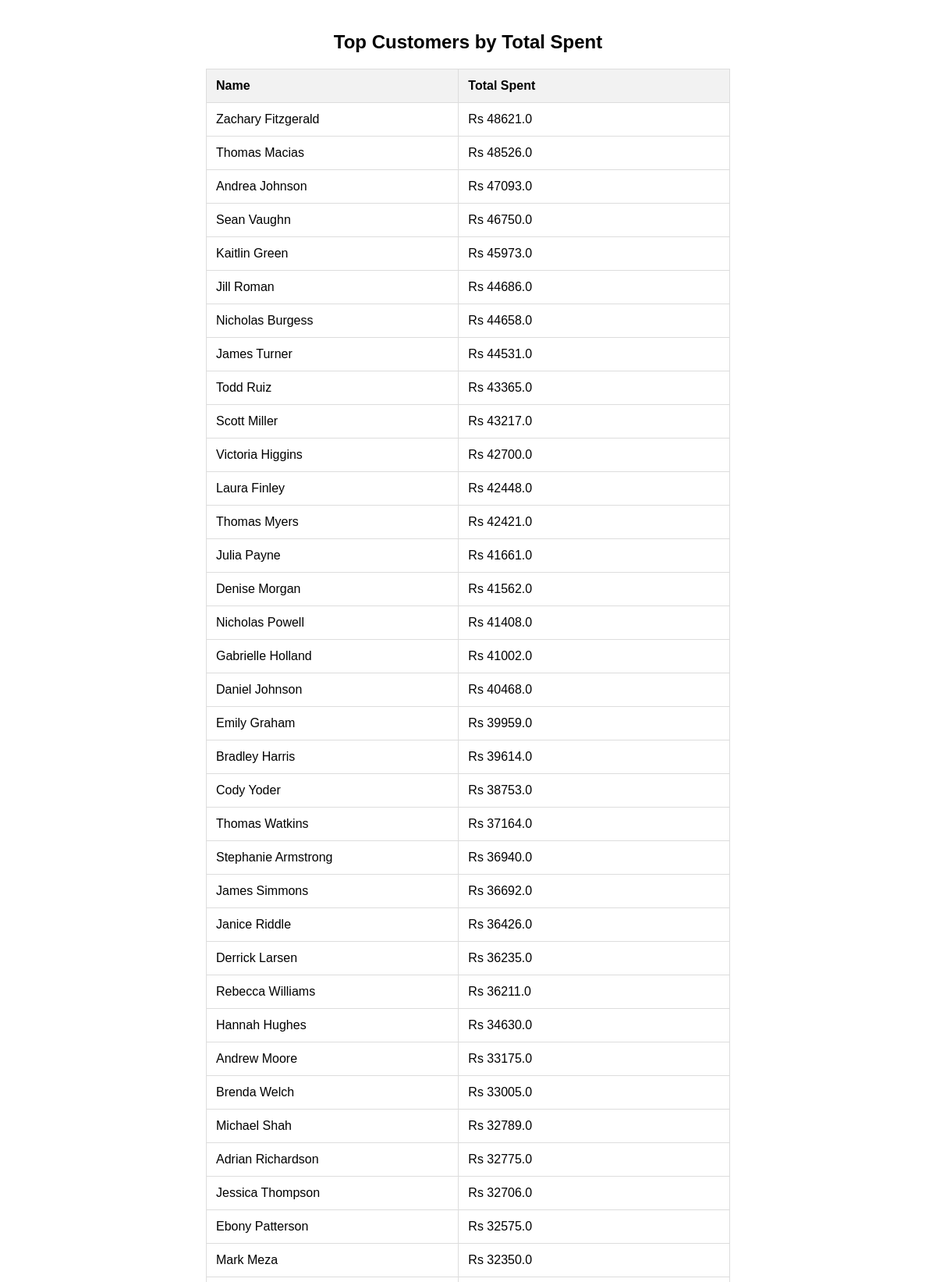
The page /customers/insights/ (signed in, upper part) on the database its author committed.
### library/models.py (models this page shows, shortened)
class Customer(models.Model):
    name = models.CharField(max_length=100)
    email = models.EmailField()
    total_spent = models.FloatField()
    loyalty_points = models.IntegerField(null=True, blank=True)

### library/views.py (the view)
# urls.py: path('', views.top_customers, name='customer_insights'),
@login_required
def customer_insights(request):
    customers = (
        Customer.objects
        .annotate(total=Coalesce('total_spent', Value(0.0), output_field=FloatField()))
        .order_by('-total')
    )
    return render(request, 'library/customer_insights.html', {'customers': customers})

### library/templates/library/customer_insights.html (shortened to what this page needs)
<!DOCTYPE html>
<html>
<head>
</head>
<body>
    <h2>Top Customers by Total Spent</h2>
    <table>
        <tr>
            <th>Name</th>
            <th>Total Spent</th>
        </tr>
        {% for customer in customers %}
        <tr>
            <td>{{ customer.name }}</td>
            <td>Rs {{ customer.total_spent }}</td>
        </tr>
        {% endfor %}
    </table>
</body>
</html>

### library/templates/library/customer_insights.html (style rules this page uses)
body { font-family: Arial, sans-serif; margin: 40px; }
table { width: 60%; border-collapse: collapse; margin: 0 auto; }
th, td { border: 1px solid #ddd; padding: 12px; text-align: left; }
th { background-color: #f2f2f2; }
h2 { text-align: center; }

### rows shown on the page
Customer: name "Zachary Fitzgerald", total_spent "48621.0"
Customer: name "Thomas Macias", total_spent "48526.0"
Customer: name "Andrea Johnson", total_spent "47093.0"
Customer: name "Sean Vaughn", total_spent "46750.0"
Customer: name "Kaitlin Green", total_spent "45973.0"
Customer: name "Jill Roman", total_spent "44686.0"
Customer: name "Nicholas Burgess", total_spent "44658.0"
Customer: name "James Turner", total_spent "44531.0"
Customer: name "Todd Ruiz", total_spent "43365.0"
Customer: name "Scott Miller", total_spent "43217.0"
Customer: name "Victoria Higgins", total_spent "42700.0"
Customer: name "Laura Finley", total_spent "42448.0"
Customer: name "Thomas Myers", total_spent "42421.0"
Customer: name "Julia Payne", total_spent "41661.0"
Customer: name "Denise Morgan", total_spent "41562.0"
Customer: name "Nicholas Powell", total_spent "41408.0"
Customer: name "Gabrielle Holland", total_spent "41002.0"
Customer: name "Daniel Johnson", total_spent "40468.0"
Customer: name "Emily Graham", total_spent "39959.0"
Customer: name "Bradley Harris", total_spent "39614.0"
Customer: name "Cody Yoder", total_spent "38753.0"
Customer: name "Thomas Watkins", total_spent "37164.0"
Customer: name "Stephanie Armstrong", total_spent "36940.0"
Customer: name "James Simmons", total_spent "36692.0"
Customer: name "Janice Riddle", total_spent "36426.0"
Customer: name "Derrick Larsen", total_spent "36235.0"
Customer: name "Rebecca Williams", total_spent "36211.0"
Customer: name "Hannah Hughes", total_spent "34630.0"
Customer: name "Andrew Moore", total_spent "33175.0"
Customer: name "Brenda Welch", total_spent "33005.0"
Customer: name "Michael Shah", total_spent "32789.0"
Customer: name "Adrian Richardson", total_spent "32775.0"
Customer: name "Jessica Thompson", total_spent "32706.0"
Customer: name "Ebony Patterson", total_spent "32575.0"
Customer: name "Mark Meza", total_spent "32350.0"
